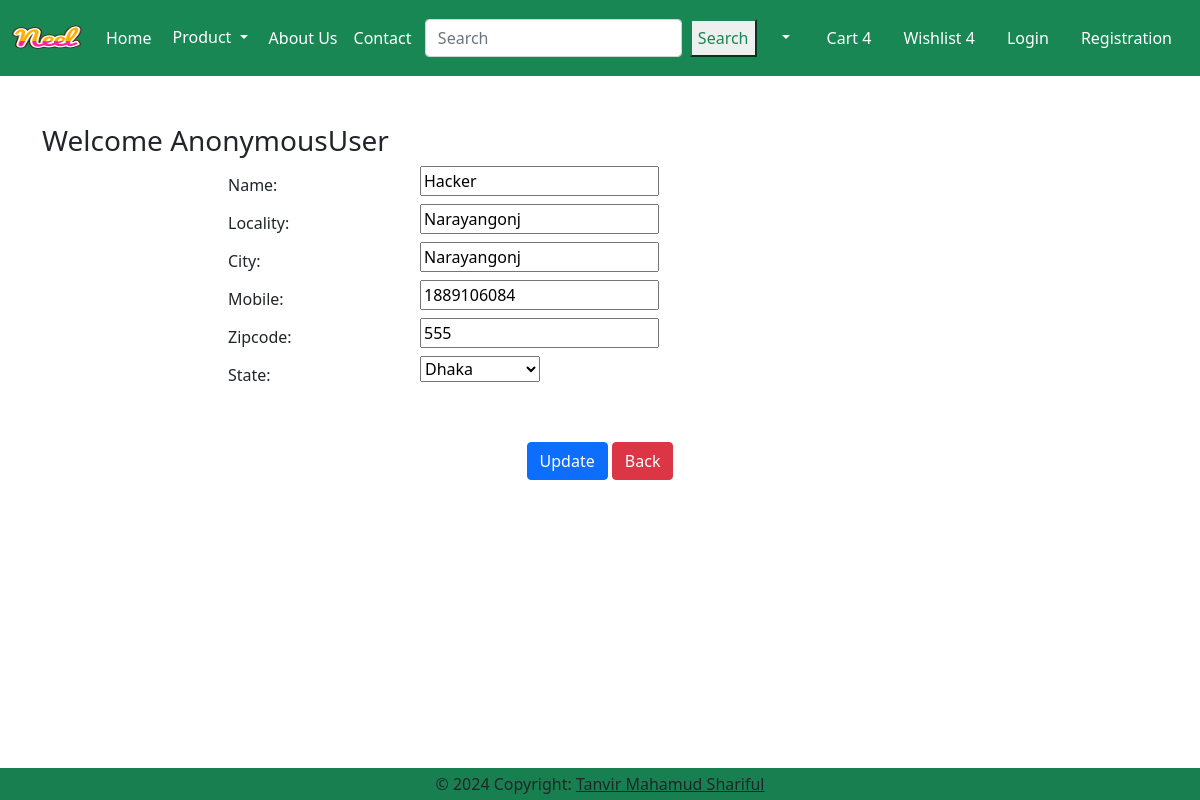
The page /update_address/1/ on the database as committed earlier.
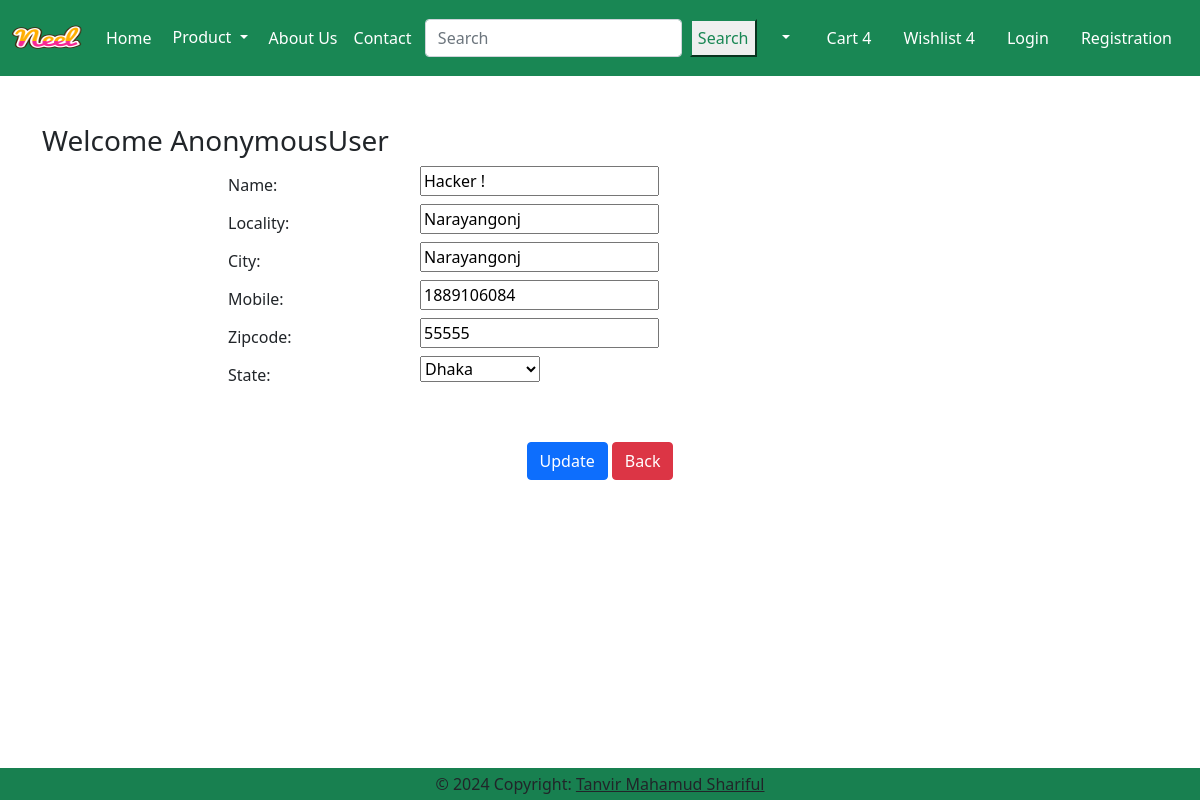
The same page on the database as committed later.
### app/models.py (models this page shows, shortened)
class Customer(models.Model):
    user = models.ForeignKey( User, on_delete=models.CASCADE)
    name = models.CharField(max_length=200)
    locality = models.CharField(max_length = 200)
    city = models.CharField(max_length = 200)
    mobile = models.IntegerField( )
    zipcode = models.IntegerField()
    state = models.CharField(choices = STATE_CHOICES, max_length = 100)

### app/views.py (the view, shortened to what this page needs)
# urls.py: path('update_address/<int:pk>/', views.UpdateAddress.as_view(), name="UpdateAddress"),
class UpdateAddress(View):
    def get(self, request, pk):
        address = Customer.objects.get(pk=pk)
        form = CustomerProfileForm(instance=address)
        return render(request, 'app/updateAddress.html', {'form': form})

### app/forms.py
class CustomerProfileForm(forms.ModelForm):
     class Meta:
          model = Customer
          fields = '__all__'
          exclude = ['user']

### templates/app/updateAddress.html (shortened to what this page needs)
{% extends "app/base.html" %}
{% block main-content %}
<div class="container my-5">
    <div class="row">
        <h3>Welcome {{ request.user }}</h3>
    </div>
    <div class="col-sm-8 offset-sm-2">
        <form action="" method="post">
            {% for fm in form %}
            <div class="form-group row">
                <label class="col-md-3 col-form-label">{{ fm.label_tag }}</label>
                <div class="col-md-9">
                    {{ fm }}
                </div>
            </div>
            {% endfor %}
            <div class="col-12 mt-5 text-center">
                <button type="submit" class="btn btn-primary">Update</button>
                <a href="{% url 'app:address' %}" class="btn btn-danger">Back</a>
            </div>
        </form>
    </div>
</div>
{% endblock main-content %}

Rows that differ between the two databases and show on the page:
changed Customer "Narayangonj": name "Hacker" → "Hacker !"; zipcode "555" → "55555"
